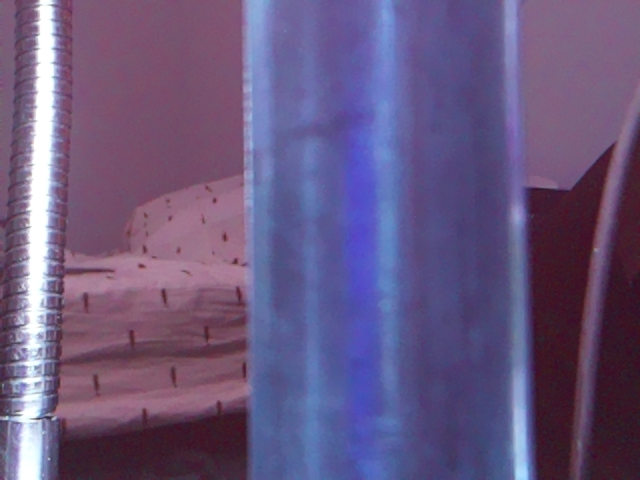
#> input picture h.png, 640 x 480 px, given in place of the camera
$ python 'gpt copy.py'
#> lines starting #> are read from the running program, lines starting #| are printed output that depends on the picture; after the words box and inside, x2 and y2 are one past the last pixel; in counts of white or black regions, pixels touching at a corner belong together
#> further down, frame is the input picture: shape (480, 640, 3); mean B, G, R 127.1, 87.6, 104.8
import cv2
import cv2
import time
import numpy as np

# Function to process video frames
def process_frame(frame):
    # Crop the frame to the specified region of interest (ROI)

    frameroi = frame[500:800,800:]
#> frameroi = empty array
    frameroi = frame

    # Convert the cropped frame to grayscale
    gray1 = cv2.cvtColor(frameroi, cv2.COLOR_BGR2GRAY)
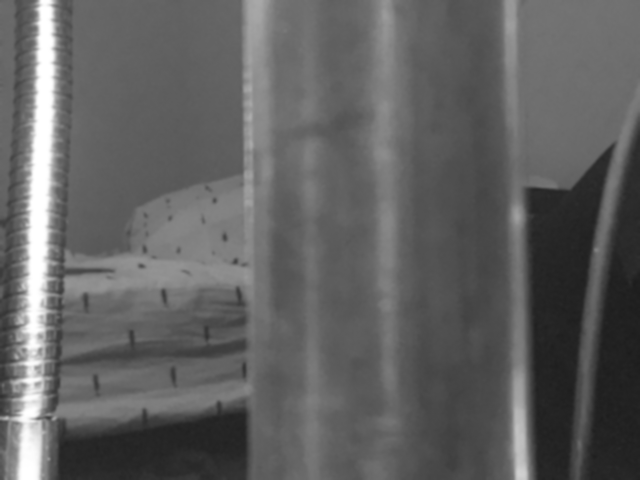
#> gray1: shape (480, 640); min 28, max 255, mean 97.2


    edges1 = cv2.Canny(gray1, 40, 150, 5)
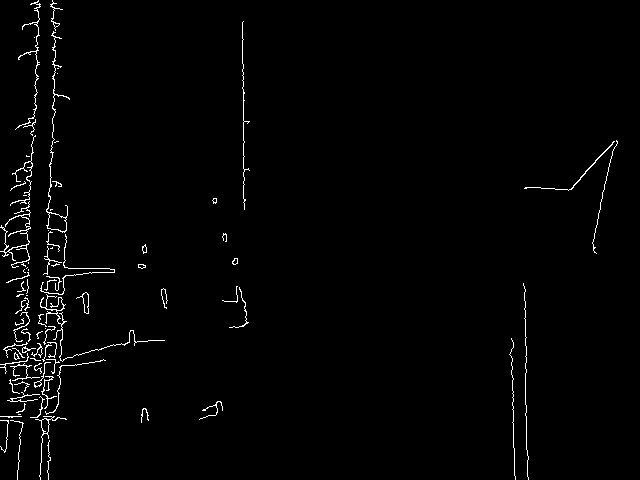
#> edges1: shape (480, 640); 1.5% white in thin lines or dots

    # Define a kernel for dilation
    kernel = np.ones((6, 6), np.uint8)  # You can adjust the size of the kernel

    # Perform dilation on the edges
    dilated_edges1 = cv2.dilate(edges1, kernel, iterations=1)
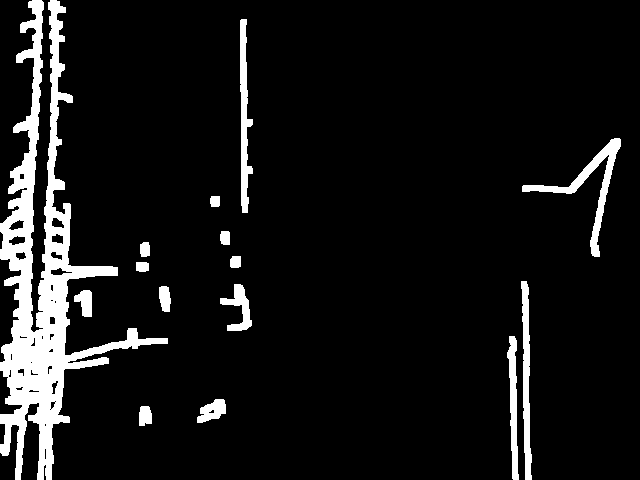
#> dilated_edges1: shape (480, 640); 8.6% white; 15 white regions

    contours1, _ = cv2.findContours(dilated_edges1, cv2.RETR_EXTERNAL, cv2.CHAIN_APPROX_SIMPLE)
#> contours1 = 15 contours; largest, box (x1, y1, x2, y2) and area: (0, 0, 168, 480) 18011, (522, 138, 621, 257) 1490, (240, 19, 253, 213) 1144, (521, 281, 532, 480) 1084, (507, 336, 519, 480) 819


    #print(contours1)
    frame_with_contours = frameroi.copy()
    cv2.drawContours(frame_with_contours, contours1, -1, (0, 255, 0), 1)
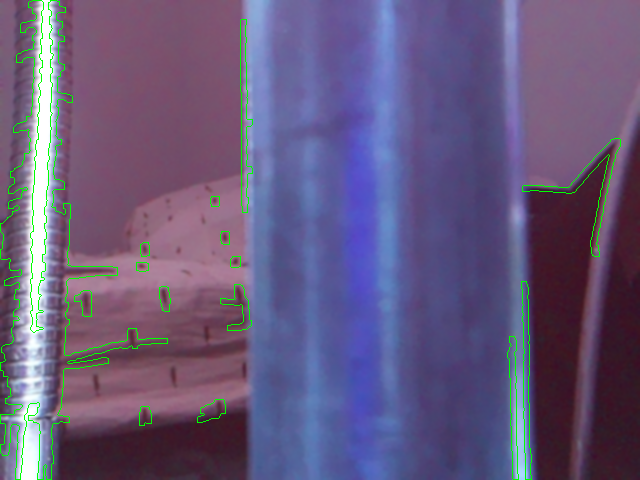
#> frame_with_contours: shape (480, 640, 3); mean B, G, R 124.6, 89.7, 102.5

    for contour in contours1:
            if cv2.arcLength(contour, True) > 300:  # Use arcLength to get the length of the contour
                #cv2.drawContours(frame_with_contours[500:800,800:], [contour], -1, (0, 0, 0), 5)
                x, y, w, h = cv2.boundingRect(contour)
                cv2.rectangle(frame_with_contours, (x, y), (x + w, y + h), (0, 0, 255), 2)
#> this loop made 15 passes
#> (x, y, w, h) on passes 3, 7, 13, 14, 15: (507, 336, 12, 144), (521, 281, 11, 199), (522, 138, 99, 119), (240, 19, 13, 194), (0, 0, 168, 480)
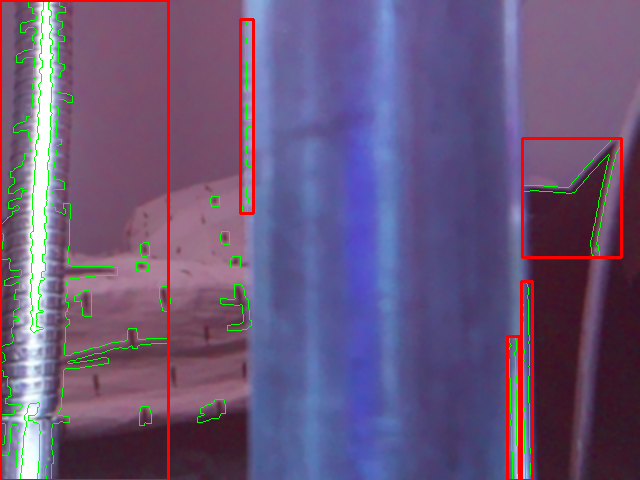
#> frame_with_contours: shape (480, 640, 3); 2.42% of pixels changed, all inside (x1, y1, x2, y2) = (0, 0, 623, 480)


    return frame_with_contours


# Open a video capture object (use 0 for the default camera)
cap = cv2.VideoCapture(0)
width = int(cap.get(3))
height = int(cap.get(4))
print(width, height)
fps = cap.get(5)
# Check if the video capture object is successfully opened
if not cap.isOpened():
    print("Error: Could not open camera.")
    exit()


while cap.isOpened():
    # Read a frame from the camera
    start_time = time.time()
    ret, frame = cap.read()

    # If the frame is not read successfully, break the loop
    if not ret:
        break

    # Process the frame to find and draw contours in the ROI
    blurred_frame = cv2.GaussianBlur(frame, (5, 5), 0)

    result_frame = process_frame(blurred_frame)

    # Display the result
    cv2.imshow('Contours in ROI', result_frame)

    # Break the loop if 'q' key is pressed
    if cv2.waitKey(20) & 0xFF == ord('q'):
#> (key q is pressed here)
        break
    end_time = time.time()
    elapsed_time = end_time - start_time
    #print(elapsed_time)

# Release the video capture object and close all windows
cap.release()
cv2.destroyAllWindows()
